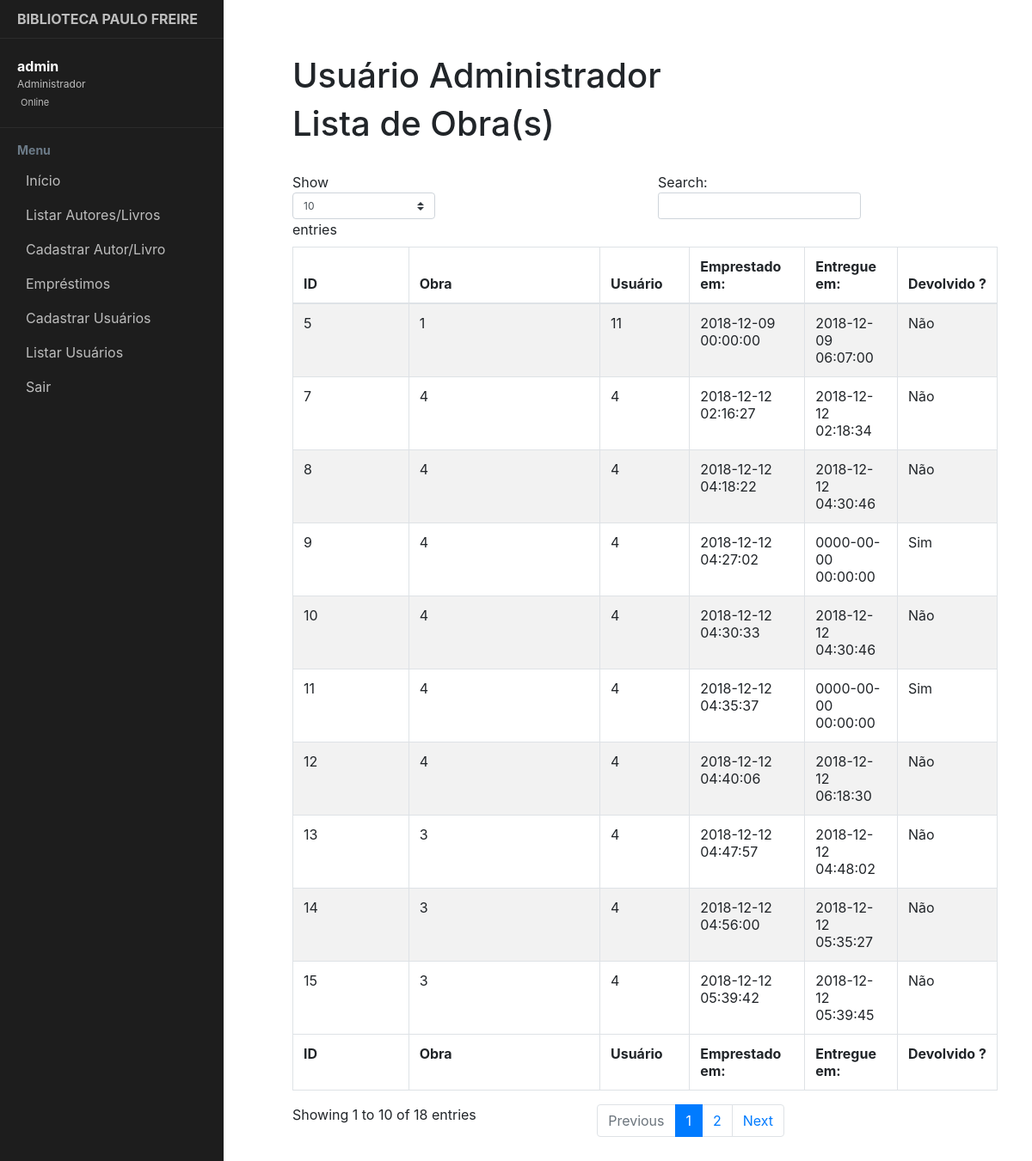
Screenshot of /emprestimos.php (signed in) with the database file from the repository.
### tables this page shows
CREATE TABLE `tbemprestimo` (
  `id` int(11) NOT NULL,
  `id_emprestimo` int(11) NOT NULL,
  `id_obra` int(11) NOT NULL,
  `usuario` int(11) NOT NULL,
  `hora_data_emprestimo` datetime NOT NULL,
  `hora_data_devolucao` datetime NOT NULL,
  `devolucao` int(1) NOT NULL
);

### emprestimos.php (the view, shortened to what this page needs)
<?php
   include('conexao.php');
   $sql = "SELECT * FROM `tbemprestimo`";
   $resultado = mysqli_query($conexao, $sql);
   ?>
<!DOCTYPE html>
<html>
   <head>
       <link rel="stylesheet" href="css/menu.css">
	  <link rel="stylesheet" href="css/estilo.css">
      <link href="//maxcdn.bootstrapcdn.com/bootstrap/4.0.0/css/bootstrap.min.css" rel="stylesheet" id="bootstrap-css">
      </head>
      <body>
      <div class="page-wrapper chiller-theme toggled">
         <nav id="sidebar" class="sidebar-wrapper">
            <div class="sidebar-content">
               <?php if(isset($_SESSION["admin"]) && ($_SESSION["admin"] == 1)){?>
				<div class="sidebar-brand">
                  <a href="area_admin.php"><?php echo $_SESSION['biblioteca'] ;?></a>
				</div><?php
				}else{?>
				<div class="sidebar-brand">
                  <a href="area_usuario.php"><?php echo $_SESSION['biblioteca'] ;?></a>
				</div>
			   <?php
			   }
			   ?>
               <div class="sidebar-header">
                  <div class="user-info">
                     <span class="user-name">
                     <strong><?php if(isset($_SESSION["usuario"])){
                        echo $_SESSION["usuario"];
                        } ;?></strong>
                     </span>
                     <span class="user-role"><?= (isset($_SESSION["admin"]) && ($_SESSION["admin"] == 1))?"Administrador":"Usuário" ;?></span>
                     <span class="user-status">
                     <span>Online</span>
                     </span>
                  </div>
               </div>
               <div class="sidebar-menu">
                  <ul>
                     <li class="header-menu">
                        <span>Menu</span>
                     </li>
                     <li>
                        <a href=" <?php if(isset($_SESSION["admin"]) && ($_SESSION["admin"] == 1)){
							echo"area_admin.php";
						}else{
							echo"area_usuario.php";
						};?>
						">
                        <span>Início</span>
                        </a>
                     </li>
                       <li>
                        <a href="obra_listar.php">
                        <span>Listar Autores/Livros</span>
                        </a>
                     </li>
					<?php if ($_SESSION["admin"] == 1){ ?>
                     <li>
                        <a href="obra_novo.php">
                        <span>Cadastrar Autor/Livro</span>
                        </a>
                     </li>
					<?php } ?>
					<?php if ($_SESSION["admin"] == 1){ ?>
                     <li>
                        <a href="emprestimos.php">
                        <span>Empréstimos</span>
                        </a>
                     </li>
					<?php } ?>
                    <?php if ($_SESSION["admin"] == 1){ ?>
                    <li>
                        <a href="usuario_cadastrar.php">
                        <span>Cadastrar Usuários</span>
                        </a>
                     </li>
                     <?php } ?>
                     <?php if ($_SESSION["admin"] == 1){ ?>
                     <li>
                        <a href="usuario_listar.php">
                        <span>Listar Usuários</span>
                        </a>
                     </li>
                     <?php } ?>
					 <li class="sair">
                        <a href="logout.php">
                        <span >Sair</span>
                        </a>
                     </li>
                  </ul>
               </div>
            </div>
         </nav>
         <main class="page-content">
            <div class="container-fluid">
               <h1>Usuário <?= (isset($_SESSION["admin"]) && ($_SESSION["admin"] == 1))?"Administrador":"Padrão" ;?></h1>
               <h1>Lista de Obra(s)</h1>
               <br/>
               <div id="example_wrapper" class="dataTables_wrapper dt-bootstrap4">
                  <div class="row">
                     <div class="col-sm-12">
                        <table id="example" class="table table-striped table-bordered dataTable" style="width: 100%;" role="grid" aria-describedby="example_info">
                           <thead>
                              <tr role="row">
                                 <th class="sorting_asc" tabindex="0" aria-controls="example" rowspan="1" colspan="1" style="width: 119.75px;" aria-sort="ascending" aria-label="Name: activate to sort column descending">ID</th>
                                 <th class="sorting" tabindex="0" aria-controls="example" rowspan="1" colspan="1" style="width: 197.75px;" aria-label="Position: activate to sort column ascending">Obra</th>
                                 <th class="sorting" tabindex="0" aria-controls="example" rowspan="1" colspan="1" style="width: 92.75px;" aria-label="Office: activate to sort column ascending">Usuário</th>
                                 <th class="sorting" tabindex="0" aria-controls="example" rowspan="1" colspan="1" style="width: 32.75px;" aria-label="Age: activate to sort column ascending">Emprestado em:</th>
                                 <th class="sorting" tabindex="0" aria-controls="example" rowspan="1" colspan="1" style="width: 32.75px;" aria-label="Age: activate to sort column ascending">Entregue em:</th>
                                 <th class="sorting" tabindex="0" aria-controls="example" rowspan="1" colspan="1" style="width: 75.75px;" aria-label="Start date: activate to sort column ascending">Devolvido ?</th>
                              </tr>
                           </thead>
                           <tbody>
                              <?php while($linha = mysqli_fetch_assoc($resultado)): ?>
                                <tr role="row" class="odd">
                                 <td><?=$linha["id"];?></td>
                                 <td><?=$linha["id_obra"];?></td>
                                 <td><?=$linha["usuario"];?></td>
                                 <td><?=$linha["hora_data_emprestimo"];?></td>
                                 <td><?=$linha["hora_data_devolucao"];?></td>
                                 <td><?=$linha["devolucao"] ==1 ? "Sim":"Não"  ;?></td>
                              </tr>
                              <?php endwhile; ?>
                           </tbody>
                           <tfoot>
                              <tr role="row">
                                 <th class="sorting_asc" tabindex="0" aria-controls="example" rowspan="1" colspan="1" style="width: 119.75px;" aria-sort="ascending" aria-label="Name: activate to sort column descending">ID</th>
                                 <th class="sorting" tabindex="0" aria-controls="example" rowspan="1" colspan="1" style="width: 197.75px;" aria-label="Position: activate to sort column ascending">Obra</th>
                                 <th class="sorting" tabindex="0" aria-controls="example" rowspan="1" colspan="1" style="width: 92.75px;" aria-label="Office: activate to sort column ascending">Usuário</th>
                                 <th class="sorting" tabindex="0" aria-controls="example" rowspan="1" colspan="1" style="width: 32.75px;" aria-label="Age: activate to sort column ascending">Emprestado em:</th>
                                 <th class="sorting" tabindex="0" aria-controls="example" rowspan="1" colspan="1" style="width: 32.75px;" aria-label="Age: activate to sort column ascending">Entregue em:</th>
                                 <th class="sorting" tabindex="0" aria-controls="example" rowspan="1" colspan="1" style="width: 75.75px;" aria-label="Start date: activate to sort column ascending">Devolvido ?</th>
                              </tr>
                           </tfoot>
                        </table>
                     </div>
                  </div>
               </div>
            </div>
         </main>
      </div>
      </body>
</html>

### conexao.php (shortened to what this page needs)
<?php
$servidor = "localhost";
$usuariobd = "root";
$senhabd = "";
$banco = "db_biblioteca";
$conexao = mysqli_connect($servidor, $usuariobd, $senhabd, $banco);
if (!$conexao) {
    die("Falha ao Conectar: " . mysqli_connect_error());
}else{
    echo "<b>ONLINE!</b><br>";
}
?>

### css/menu.css (style rules this page uses)
body { font-size: 0.9rem; }
.page-wrapper .sidebar-wrapper, .sidebar-wrapper .sidebar-brand > a, .sidebar-wrapper .sidebar-dropdown > a:after, .sidebar-wrapper .sidebar-menu .sidebar-dropdown .sidebar-submenu li a:before, .sidebar-wrapper ul li a i, .page-wrapper .page-content, .sidebar-wrapper .sidebar-search input.search-menu, .sidebar-wrapper .sidebar-search .input-group-text, .sidebar-wrapper .sidebar-menu ul li a, #show-sidebar, #close-sidebar { -webkit-transition: all 0.3s ease; -moz-transition: all 0.3s ease; -ms-transition: all 0.3s ease; -o-transition: all 0.3s ease; transition: all 0.3s ease; }
.page-wrapper { height: 100vh; }
.page-wrapper.toggled .sidebar-wrapper { left: 0px; }
@media screen and (min-width: 768px) { .page-wrapper.toggled .page-content { padding-left: 300px; } }
.sidebar-wrapper { width: 260px; height: 100%; max-height: 100%; position: fixed; top: 0; left: -300px; z-index: 999; }
.sidebar-wrapper ul { list-style-type: none; padding: 0; margin: 0; }
.sidebar-wrapper a { text-decoration: none; }
.sidebar-content { max-height: calc(100% - 30px); height: calc(100% - 30px); overflow-y: auto; position: relative; }
.sidebar-wrapper .sidebar-brand { padding: 10px 20px; display: flex; align-items: center; }
.sidebar-wrapper .sidebar-brand > a { text-transform: uppercase; font-weight: bold; flex-grow: 1; }
.sidebar-wrapper .sidebar-header { padding: 20px; overflow: hidden; }
.sidebar-wrapper .sidebar-header .user-info { float: left; }
.sidebar-wrapper .sidebar-header .user-info > span { display: block; }
.sidebar-wrapper .sidebar-header .user-info .user-role { font-size: 12px; }
.sidebar-wrapper .sidebar-header .user-info .user-status { font-size: 11px; margin-top: 4px; }
.sidebar-wrapper .sidebar-menu { padding-bottom: 10px; }
.sidebar-wrapper .sidebar-menu .header-menu span { font-weight: bold; font-size: 14px; padding: 15px 20px 5px 20px; display: inline-block; }
.sidebar-wrapper .sidebar-menu ul li a { display: inline-block; width: 100%; text-decoration: none; position: relative; padding: 8px 30px 8px 20px; }
.page-wrapper .page-content { display: inline-block; width: 100%; padding-left: 0px; padding-top: 20px; }
.page-wrapper .page-content > div { padding: 20px 40px; }
.page-wrapper .page-content { overflow-x: hidden; }
.chiller-theme .sidebar-wrapper { background: #1d1d1d; }
.chiller-theme .sidebar-wrapper .sidebar-header, .chiller-theme .sidebar-wrapper .sidebar-search, .chiller-theme .sidebar-wrapper .sidebar-menu { border-top: 1px solid #2b2b2b; }
.chiller-theme .sidebar-wrapper .sidebar-header .user-info .user-role, .chiller-theme .sidebar-wrapper .sidebar-header .user-info .user-status, .chiller-theme .sidebar-wrapper .sidebar-search input.search-menu, .chiller-theme .sidebar-wrapper .sidebar-search .input-group-text, .chiller-theme .sidebar-wrapper .sidebar-brand>a, .chiller-theme .sidebar-wrapper .sidebar-menu ul li a, .chiller-theme .sidebar-footer>a { color: #bdbdbd; }
.chiller-theme .sidebar-wrapper .sidebar-menu ul li:hover>a, .chiller-theme .sidebar-wrapper .sidebar-menu .sidebar-dropdown.active>a, .chiller-theme .sidebar-wrapper .sidebar-header .user-info, .chiller-theme .sidebar-wrapper .sidebar-brand>a:hover, .chiller-theme .sidebar-footer>a:hover i { color: #ffffff; }
.chiller-theme .sidebar-wrapper .sidebar-menu .header-menu span { color: #6c7b88; }

### rows the page displays
tbemprestimo: id "5", id_obra "1", usuario "11", hora_data_emprestimo "2018-12-09 00:00:00", hora_data_devolucao "2018-12-09 06:07:00", devolucao "Não"
tbemprestimo: id "7", id_obra "4", usuario "4", hora_data_emprestimo "2018-12-12 02:16:27", hora_data_devolucao "2018-12-12 02:18:34", devolucao "Não"
tbemprestimo: id "8", id_obra "4", usuario "4", hora_data_emprestimo "2018-12-12 04:18:22", hora_data_devolucao "2018-12-12 04:30:46", devolucao "Não"
tbemprestimo: id "9", id_obra "4", usuario "4", hora_data_emprestimo "2018-12-12 04:27:02", hora_data_devolucao "0000-00-00 00:00:00", devolucao "Sim"
tbemprestimo: id "10", id_obra "4", usuario "4", hora_data_emprestimo "2018-12-12 04:30:33", hora_data_devolucao "2018-12-12 04:30:46", devolucao "Não"
tbemprestimo: id "11", id_obra "4", usuario "4", hora_data_emprestimo "2018-12-12 04:35:37", hora_data_devolucao "0000-00-00 00:00:00", devolucao "Sim"
tbemprestimo: id "12", id_obra "4", usuario "4", hora_data_emprestimo "2018-12-12 04:40:06", hora_data_devolucao "2018-12-12 06:18:30", devolucao "Não"
tbemprestimo: id "13", id_obra "3", usuario "4", hora_data_emprestimo "2018-12-12 04:47:57", hora_data_devolucao "2018-12-12 04:48:02", devolucao "Não"
tbemprestimo: id "14", id_obra "3", usuario "4", hora_data_emprestimo "2018-12-12 04:56:00", hora_data_devolucao "2018-12-12 05:35:27", devolucao "Não"
tbemprestimo: id "15", id_obra "3", usuario "4", hora_data_emprestimo "2018-12-12 05:39:42", hora_data_devolucao "2018-12-12 05:39:45", devolucao "Não"

### other values shown
$_SESSION['biblioteca'] "BIBLIOTECA PAULO FREIRE"
$_SESSION["usuario"] "admin"
